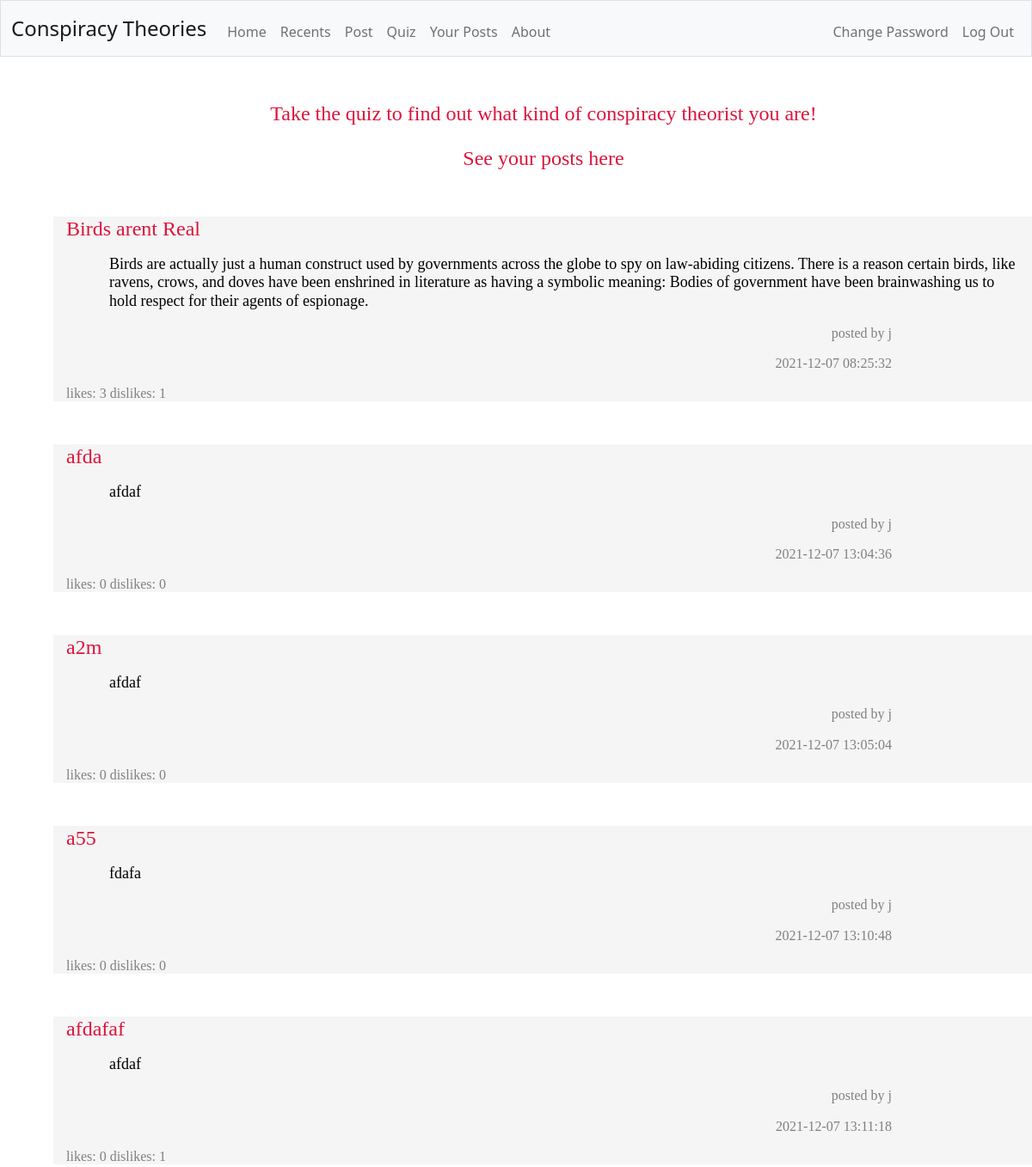
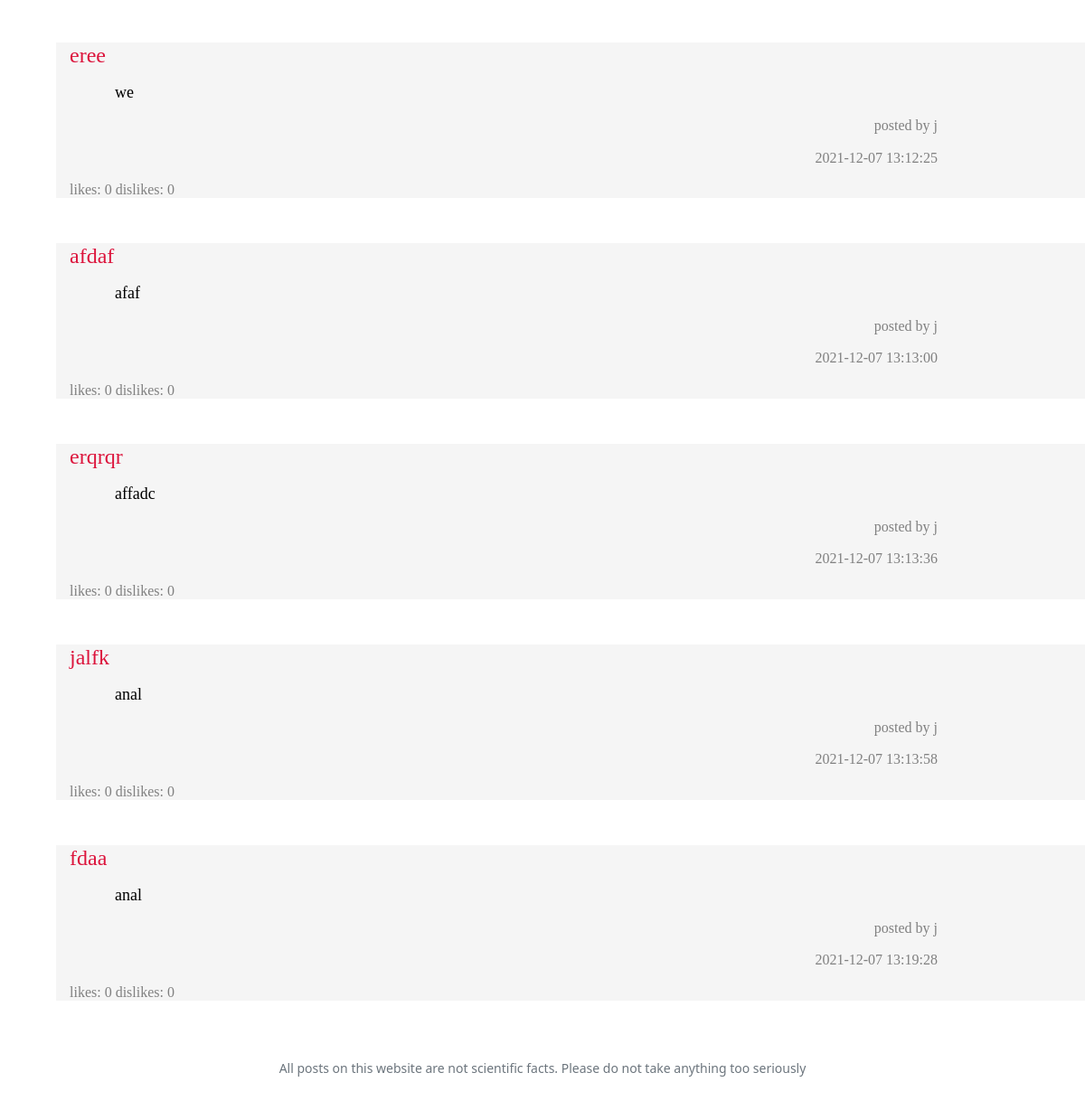
The app's page /your-posts (signed in), older data (2 pictures, top to bottom).
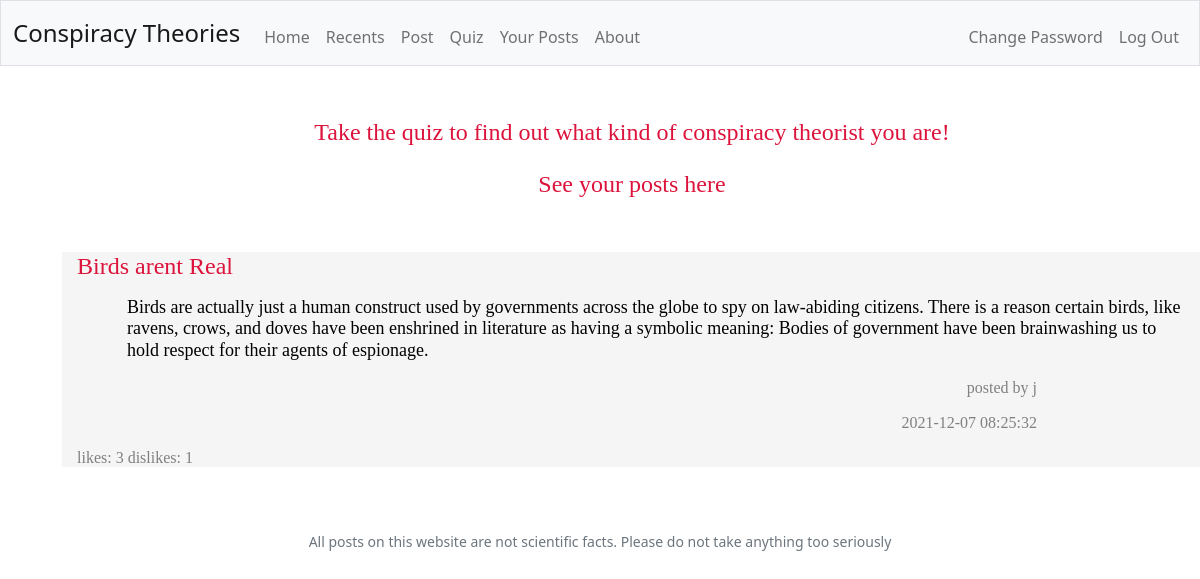
The same page, newer data.
### tables this page shows
CREATE TABLE 'theories' ('name' TEXT, 'user' TEXT, 'content' TEXT, 'upvotes' INTEGER DEFAULT 0 , 'downvotes' INTEGER DEFAULT 0 , date TEXT, id INTEGER, 'genre' TEXT DEFAULT NULL);

### app.py (the view, shortened to what this page needs)
@app.route("/your-posts")
@login_required
def history():
    quizResults = db.execute("SELECT * FROM quiz WHERE username = ?", session["user_id"])
    try:
        results = "Based on our analysis from the quiz... you are a "
    except:
        results = "Take the quiz to find out what kind of conspiracy theorist you are!"
    pastTheories = db.execute("SELECT * FROM theories WHERE id = ? ORDER BY upvotes DESC", session["user_id"])
    return render_template("history.html", results=results, quizResults=quizResults, pastTheories=pastTheories)

### app.py (called while the page is built)
@app.after_request
def after_request(response):
    response.headers["Cache-Control"] = "no-cache, no-store, must-revalidate"
    response.headers["Expires"] = 0
    response.headers["Pragma"] = "no-cache"
    return response

### helpers.py (called while the page is built)
def login_required(f):
    @wraps(f)
    def decorated_function(*args, **kwargs):
        if session.get("user_id") is None:
            return redirect("/login")
        return f(*args, **kwargs)
    return decorated_function

### templates/history.html (shortened to what this page needs)
<!DOCTYPE html>
<html lang="en">
    <head>
        <link href="https://cdn.jsdelivr.net/npm/bootstrap@5.1.3/dist/css/bootstrap.min.css" rel="stylesheet">
        <link href="/static/styles.css" rel="stylesheet">
    </head>
    <body>
        <nav class="bg-light border navbar navbar-expand-md navbar-light">
            <div class="container-fluid">
                <a class="navbar-brand" href="/">Conspiracy Theories</a>
                <div class="collapse navbar-collapse" id="navbar">
                    {% if session["user_id"] %}
                        <ul class="navbar-nav me-auto mt-2">
                            <li class="nav-item"><a class="nav-link" href="/">Home</a></li>
                            <li class="nav-item"><a class="nav-link" href="/recents">Recents</a></li>
                            <li class="nav-item"><a class="nav-link" href="/post">Post</a></li>
                            <li class="nav-item"><a class="nav-link" href="/quiz">Quiz</a></li>
                            <li class="nav-item"><a class="nav-link" href="/your-posts">Your Posts</a></li>
                            <li class="nav-item"><a class="nav-link" href="/about">About</a></li>
                        </ul>
                        <ul class="navbar-nav ms-auto mt-2">
                            <li class="nav-item"><a class="nav-link" href="/change">Change Password</a></li>
                            <li class="nav-item"><a class="nav-link" href="/logout">Log Out</a></li>
                        </ul>
                    {% else %}
                        <ul class="navbar-nav ms-auto mt-2">
                            <li class="nav-item"><a class="nav-link" href="/register">Register</a></li>
                            <li class="nav-item"><a class="nav-link" href="/login">Log In</a></li>
                        </ul>
                    {% endif %}
                </div>
            </div>
        </nav>
        <main class="container-fluid py-5 text-center">
            {% block main %}
                <div class="container crimson large">
                    <p>{{ results }}</p>
                    <p>See your posts here</p>
                </div>
                {% for post in pastTheories %}
                <div class="container grey">
                    <h1 class="leftAlign crimson">{{ post.name }}</p>
                    <p class="paragraph black">{{ post.content }}</p>
                    <p class="author darkgrey">posted by {{ post.user }}</p>
                    <p class="author darkgrey">{{ post.date }}</p>
                    <p class="votes darkgrey">likes: {{ post.upvotes }} dislikes: {{ post.downvotes }}</p>
                </div>
                {% endfor %}
            {% endblock %}
        </main>
        <footer class="mb-5 small text-center text-muted">
            All posts on this website are not scientific facts. Please do not take anything too seriously
        </footer>
    </body>
</html>

### static/styles.css (style rules this page uses)
nav .navbar-brand { font-size: x-large; }
.container { margin-left: 50px; margin-right: 50px; padding-left: 15px; padding-right: 15px; font-family: "Comic Sans MS", "Comic Sans", cursive; }
.author { text-align: right; font-size: medium; font-family: "Comic Sans MS", "Comic Sans", cursive; margin-right: 150px; }
.crimson { color: #DC143C; }
.paragraph { text-align: left; font-size: large; font-family: "Comic Sans MS", "Comic Sans", cursive; margin-left: 50px; }
.large { font-size: x-large; }
.leftAlign { text-align: left; font-size: x-large; margin-top: 50px; font-family: "Comic Sans MS", "Comic Sans", cursive; }
.grey { background-color: #F5F5F5; }
.black { color:#000000 }
.darkgrey { color:#808080 }
.votes { font-size: medium; font-family: "Comic Sans MS", "Comic Sans", cursive; }
body { animation: fadeInAnimation ease 3s animation-iteration-count: 1; animation-fill-mode: forwards; }

### templates/history.html (style rules this page uses)
body { animation: fadeInAnimation ease 2s; animation-iteration-count: 1; animation-fill-mode: forwards; }

Row changes from the older to the newer data that the page shows:
removed theories: name "afda", content "afdaf", user "j", date "2021-12-07 13:04:36", upvotes "0", downvotes "0"
removed theories: name "a2m", content "afdaf", user "j", date "2021-12-07 13:05:04", upvotes "0", downvotes "0"
removed theories: name "a55", content "fdafa", user "j", date "2021-12-07 13:10:48", upvotes "0", downvotes "0"
removed theories: name "afdafaf", content "afdaf", user "j", date "2021-12-07 13:11:18", upvotes "0", downvotes "1"
removed theories: name "eree", content "we", user "j", date "2021-12-07 13:12:25", upvotes "0", downvotes "0"
removed theories: name "afdaf", content "afaf", user "j", date "2021-12-07 13:13:00", upvotes "0", downvotes "0"
removed theories: name "erqrqr", content "affadc", user "j", date "2021-12-07 13:13:36", upvotes "0", downvotes "0"
removed theories: name "jalfk", content "anal", user "j", date "2021-12-07 13:13:58", upvotes "0", downvotes "0"
removed theories: name "fdaa", content "anal", user "j", date "2021-12-07 13:19:28", upvotes "0", downvotes "0"
